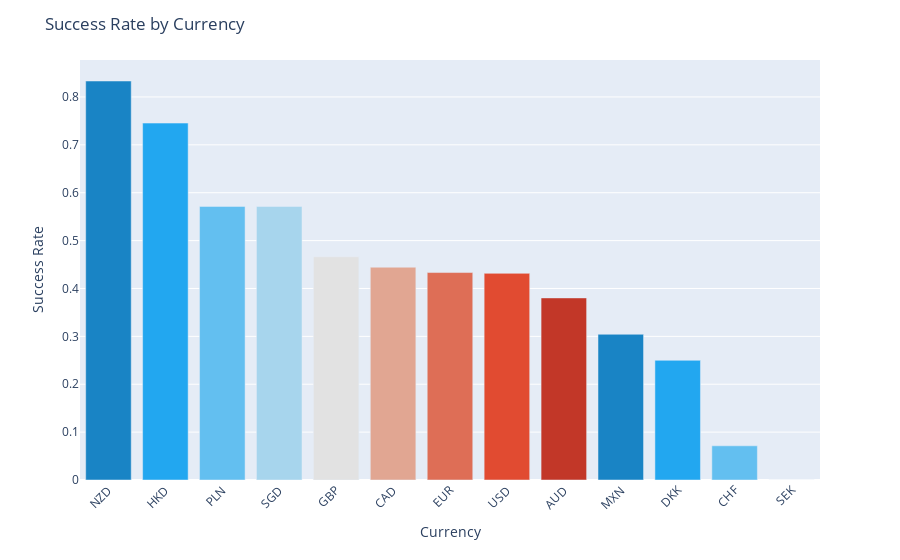

Notebook source saved alongside this figure:
### Code cell
targetCol_success_compare("Currency")

### Figure 1 — Plotly figure (JSON) as saved in the notebook; plotly's stock layout.template omitted (floating-point values rounded to 4 significant figures)
{"data": [{"alignmentgroup": "True", "hovertemplate": "Currency=%{x}<br>y=%{y}<extra></extra>", "legendgroup": "NZD", "marker": {"color": "#1984c5", "pattern": {"shape": ""}}, "name": "NZD", "offsetgroup": "NZD", "orientation": "v", "showlegend": true, "textposition": "auto", "type": "bar", "x": ["NZD"], "xaxis": "x", "y": [0.8333], "yaxis": "y"}, {"alignmentgroup": "True", "hovertemplate": "Currency=%{x}<br>y=%{y}<extra></extra>", "legendgroup": "HKD", "marker": {"color": "#22a7f0", "pattern": {"shape": ""}}, "name": "HKD", "offsetgroup": "HKD", "orientation": "v", "showlegend": true, "textposition": "auto", "type": "bar", "x": ["HKD"], "xaxis": "x", "y": [0.7455], "yaxis": "y"}, {"alignmentgroup": "True", "hovertemplate": "Currency=%{x}<br>y=%{y}<extra></extra>", "legendgroup": "PLN", "marker": {"color": "#63bff0", "pattern": {"shape": ""}}, "name": "PLN", "offsetgroup": "PLN", "orientation": "v", "showlegend": true, "textposition": "auto", "type": "bar", "x": ["PLN"], "xaxis": "x", "y": [0.5714], "yaxis": "y"}, {"alignmentgroup": "True", "hovertemplate": "Currency=%{x}<br>y=%{y}<extra></extra>", "legendgroup": "SGD", "marker": {"color": "#a7d5ed", "pattern": {"shape": ""}}, "name": "SGD", "offsetgroup": "SGD", "orientation": "v", "showlegend": true, "textposition": "auto", "type": "bar", "x": ["SGD"], "xaxis": "x", "y": [0.5714], "yaxis": "y"}, {"alignmentgroup": "True", "hovertemplate": "Currency=%{x}<br>y=%{y}<extra></extra>", "legendgroup": "GBP", "marker": {"color": "#e2e2e2", "pattern": {"shape": ""}}, "name": "GBP", "offsetgroup": "GBP", "orientation": "v", "showlegend": true, "textposition": "auto", "type": "bar", "x": ["GBP"], "xaxis": "x", "y": [0.466], "yaxis": "y"}, {"alignmentgroup": "True", "hovertemplate": "Currency=%{x}<br>y=%{y}<extra></extra>", "legendgroup": "CAD", "marker": {"color": "#e1a692", "pattern": {"shape": ""}}, "name": "CAD", "offsetgroup": "CAD", "orientation": "v", "showlegend": true, "textposition": "auto", "type": "bar", "x": ["CAD"], "xaxis": "x", "y": [0.4444], "yaxis": "y"}, {"alignmentgroup": "True", "hovertemplate": "Currency=%{x}<br>y=%{y}<extra></extra>", "legendgroup": "EUR", "marker": {"color": "#de6e56", "pattern": {"shape": ""}}, "name": "EUR", "offsetgroup": "EUR", "orientation": "v", "showlegend": true, "textposition": "auto", "type": "bar", "x": ["EUR"], "xaxis": "x", "y": [0.4333], "yaxis": "y"}, {"alignmentgroup": "True", "hovertemplate": "Currency=%{x}<br>y=%{y}<extra></extra>", "legendgroup": "USD", "marker": {"color": "#e14b31", "pattern": {"shape": ""}}, "name": "USD", "offsetgroup": "USD", "orientation": "v", "showlegend": true, "textposition": "auto", "type": "bar", "x": ["USD"], "xaxis": "x", "y": [0.4316], "yaxis": "y"}, {"alignmentgroup": "True", "hovertemplate": "Currency=%{x}<br>y=%{y}<extra></extra>", "legendgroup": "AUD", "marker": {"color": "#c23728", "pattern": {"shape": ""}}, "name": "AUD", "offsetgroup": "AUD", "orientation": "v", "showlegend": true, "textposition": "auto", "type": "bar", "x": ["AUD"], "xaxis": "x", "y": [0.3803], "yaxis": "y"}, {"alignmentgroup": "True", "hovertemplate": "Currency=%{x}<br>y=%{y}<extra></extra>", "legendgroup": "MXN", "marker": {"color": "#1984c5", "pattern": {"shape": ""}}, "name": "MXN", "offsetgroup": "MXN", "orientation": "v", "showlegend": true, "textposition": "auto", "type": "bar", "x": ["MXN"], "xaxis": "x", "y": [0.3043], "yaxis": "y"}, {"alignmentgroup": "True", "hovertemplate": "Currency=%{x}<br>y=%{y}<extra></extra>", "legendgroup": "DKK", "marker": {"color": "#22a7f0", "pattern": {"shape": ""}}, "name": "DKK", "offsetgroup": "DKK", "orientation": "v", "showlegend": true, "textposition": "auto", "type": "bar", "x": ["DKK"], "xaxis": "x", "y": [0.25], "yaxis": "y"}, {"alignmentgroup": "True", "hovertemplate": "Currency=%{x}<br>y=%{y}<extra></extra>", "legendgroup": "CHF", "marker": {"color": "#63bff0", "pattern": {"shape": ""}}, "name": "CHF", "offsetgroup": "CHF", "orientation": "v", "showlegend": true, "textposition": "auto", "type": "bar", "x": ["CHF"], "xaxis": "x", "y": [0.07143], "yaxis": "y"}, {"alignmentgroup": "True", "hovertemplate": "Currency=%{x}<br>y=%{y}<extra></extra>", "legendgroup": "SEK", "marker": {"color": "#a7d5ed", "pattern": {"shape": ""}}, "name": "SEK", "offsetgroup": "SEK", "orientation": "v", "showlegend": true, "textposition": "auto", "type": "bar", "x": ["SEK"], "xaxis": "x", "y": [0], "yaxis": "y"}], "layout": {"barmode": "relative", "legend": {"title": {"text": "Currency"}, "tracegroupgap": 0}, "margin": {"t": 60}, "showlegend": false, "title": {"text": "Success Rate by Currency"}, "xaxis": {"anchor": "y", "categoryarray": ["NZD", "HKD", "PLN", "SGD", "GBP", "CAD", "EUR", "USD", "AUD", "MXN", "DKK", "CHF", "SEK"], "categoryorder": "array", "domain": [0, 1], "tickangle": -45, "title": {"text": "Currency"}}, "yaxis": {"anchor": "x", "domain": [0, 1], "title": {"text": "Success Rate"}}}}
